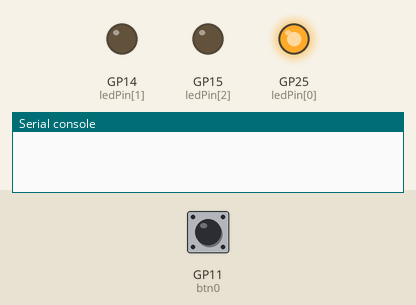
The program below on a simulated Raspberry Pi Pico running MicroPython. Shown: output pins drawn as LEDs (lit = HIGH), the last lines printed to the serial console. Inputs (shaded band) come from the test bench; at power-on: GP11 (btn0) HIGH.

Above: at 1.2 s.
1.3 s: GP11 (btn0) pulled LOW for 0.15 s
At 2.9 s:
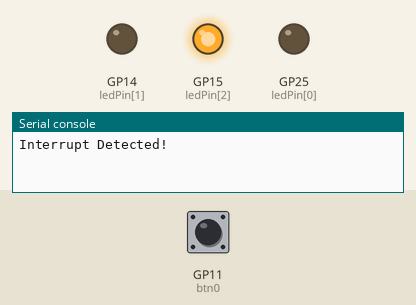
3.5 s: GP11 (btn0) pulled LOW for 1 s
At 3.9 s:
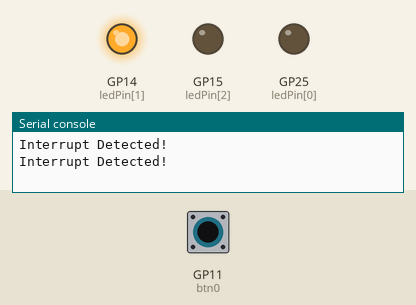
6.0 s: GP11 (btn0) pulled LOW for 3.2 s
At 7.6 s:
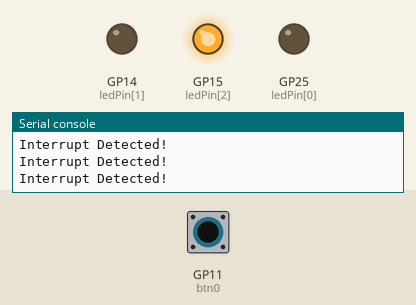
Timing chart, 0 to 9.1 s (numbered marks = the images above; inputs shaded):
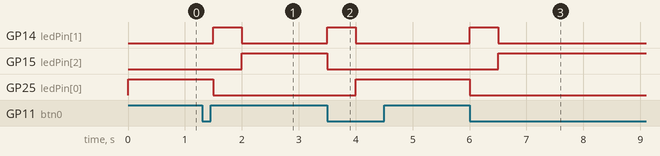

Measured:
- after the input at 1.3 s, GP14 (ledPin[1]): LOW → HIGH after 0.20 s, → LOW 0.50 s later; GP15 (ledPin[2]): LOW → HIGH after 0.70 s; GP25 (ledPin[0]): HIGH → LOW after 0.20 s
- after the input at 3.5 s, GP14 (ledPin[1]): LOW → HIGH at once, → LOW 0.50 s later; GP15 (ledPin[2]): HIGH → LOW at once; GP25 (ledPin[0]): LOW → HIGH after 0.50 s
- after the input at 6.0 s, GP14 (ledPin[1]): LOW → HIGH at once, → LOW 0.50 s later; GP15 (ledPin[2]): LOW → HIGH after 0.50 s; GP25 (ledPin[0]): HIGH → LOW at once

The program:

switch_Led_timely.py
```python
import machine
import time
from machine import Pin, Timer
from time import sleep

btn0 = machine.Pin (11,Pin.IN,Pin.PULL_UP)

ledPin = [Pin(25, Pin.OUT),Pin(14, Pin.OUT),Pin(15, Pin.OUT)]

clockwise = True

def int_handler(pin):
    print("Interrupt Detected!")
    global clockwise
    clockwise = not clockwise

btn0.irq(handler=None) # init handle
btn0.irq(trigger=Pin.IRQ_FALLING, handler=int_handler)

for i in ledPin :
    i.off() # init led

while True :
    if clockwise:
        for i in ledPin :
            i.toggle()
            sleep(0.5)
            i.toggle()
            if clockwise == 1 :
                break
    else:
        for i in ledPin[::-1] :
            i.toggle()
            sleep(0.5)
            i.toggle()
            if clockwise == 0 :
                break
```
